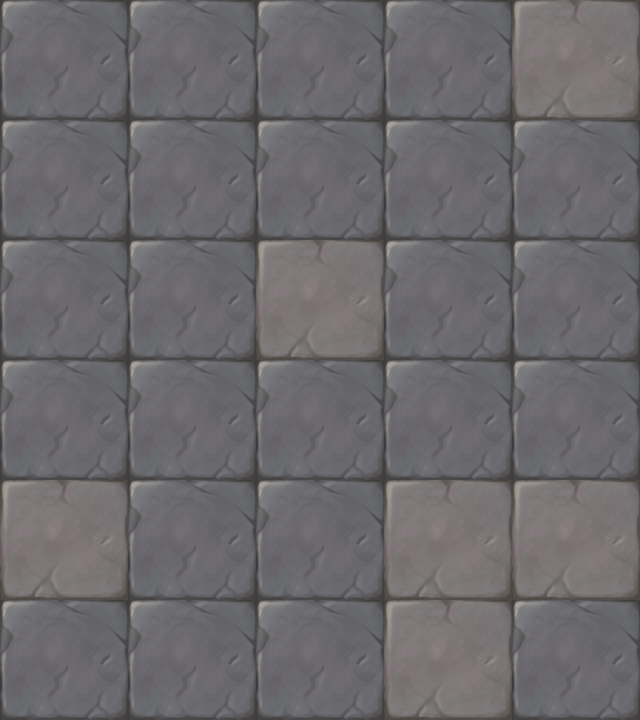

A 2D game scene composited from a Tiled map and its tileset images. What follows is a short description and the map's XML, with each tile layer's data collapsed to a summary:
An orthogonal 5x6 tile map with 128x120 px tiles, 1 tile layer (块层 1).

<map version="1.0" orientation="orthogonal" width="5" height="6" tilewidth="128" tileheight="120">
 <tileset firstgid="1" name="map025" tilewidth="128" tileheight="120">
  <image source="map025.png" width="256" height="120" />
 </tileset>
 <layer name="块层 1" width="5" height="6">
  <data>[30 cells, 30 non-empty, 2 distinct tile ids]</data>
 </layer>
</map>
